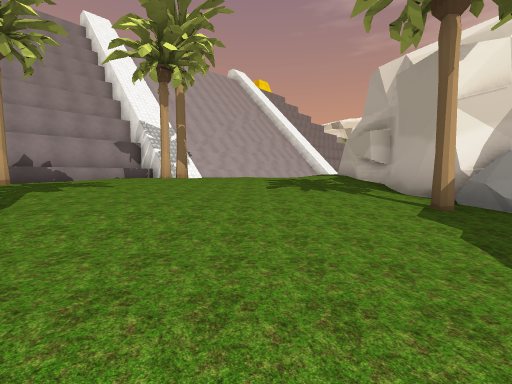
View 1 (above)

22 first-person views from a walk through a 3-D level made in the Unity game engine. The camera is 1.2 m above the floor, tilts 4° down and sees 90° across. The floor is counted in squares, 2 m on a side. Each view is taken from the middle of a square. On the plan, view 1 faces up. The plan holds only what a view shows up to about 9 squares ahead; the rest is blank. The place goes on beyond the plan. The player is left out. Some surface patterns are stand-ins.

View 2
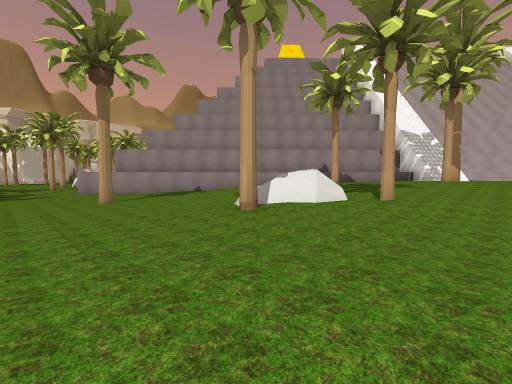

View 3
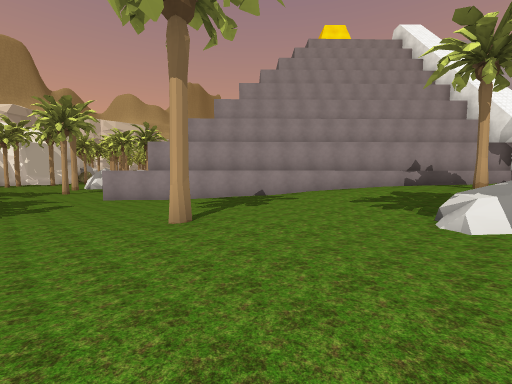

View 4
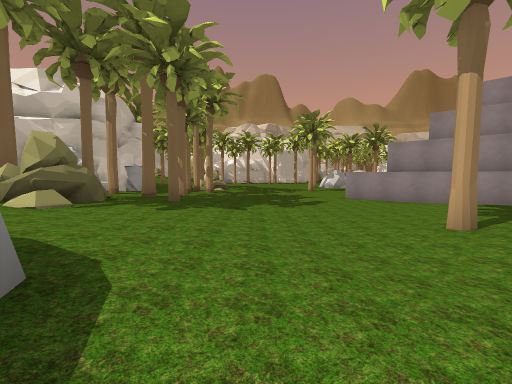

View 5
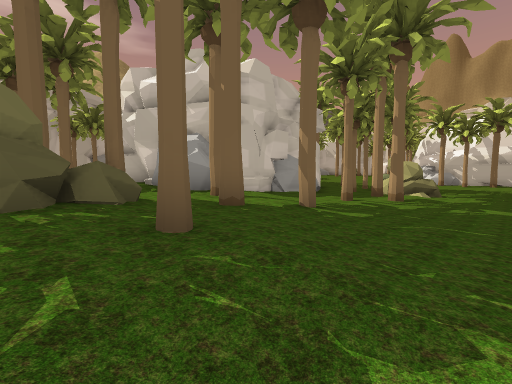

View 6
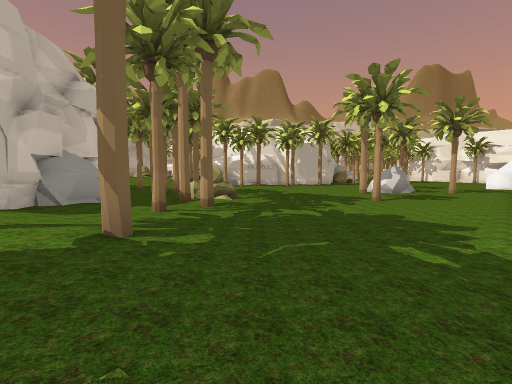

View 7
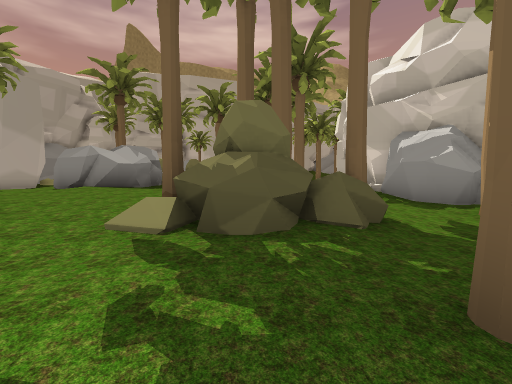

View 8
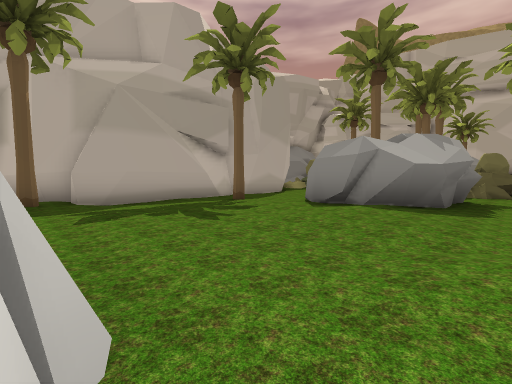

View 9
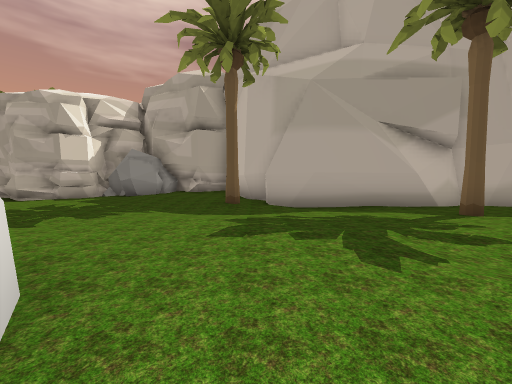

View 10
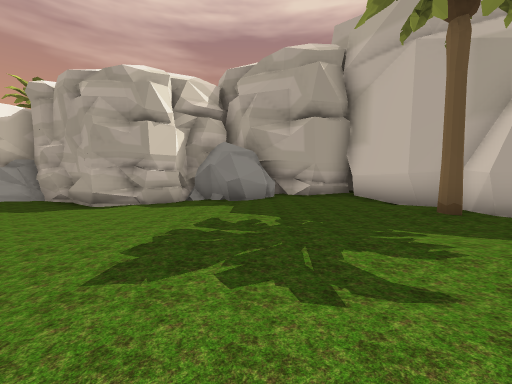

View 11
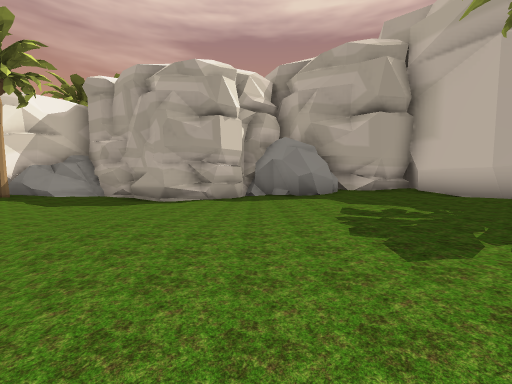

View 12
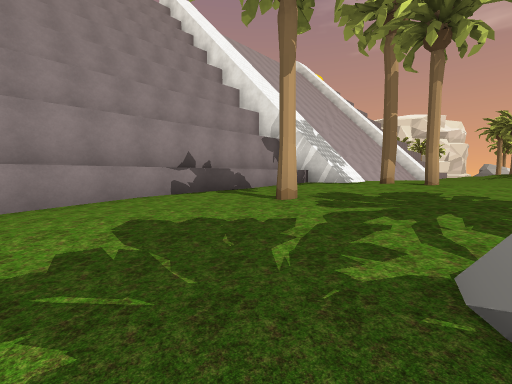

View 13
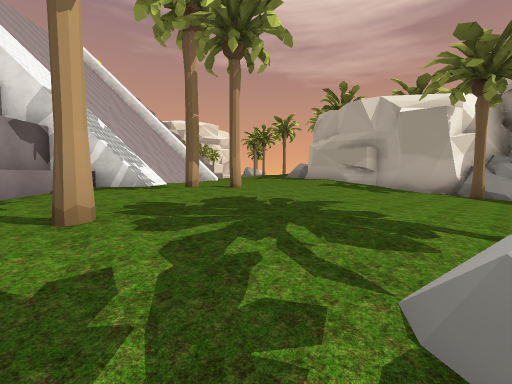

View 14
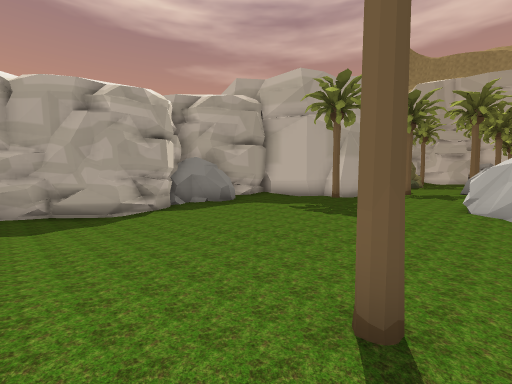

View 15
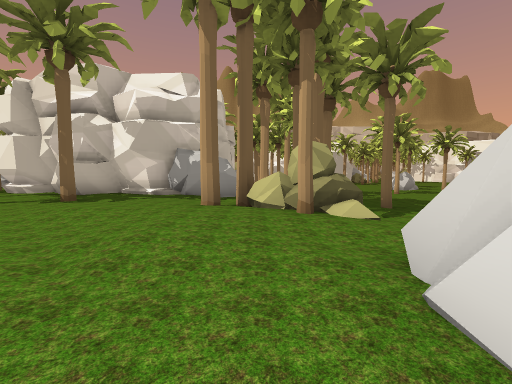

View 16
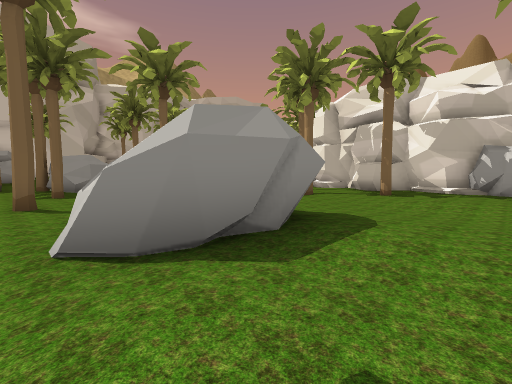

View 17
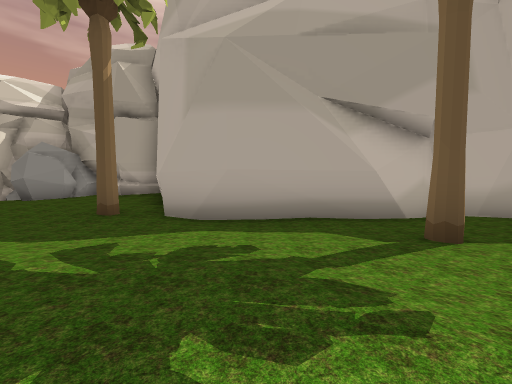

View 18
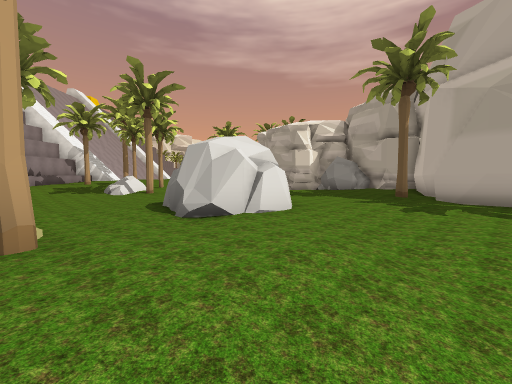

View 19
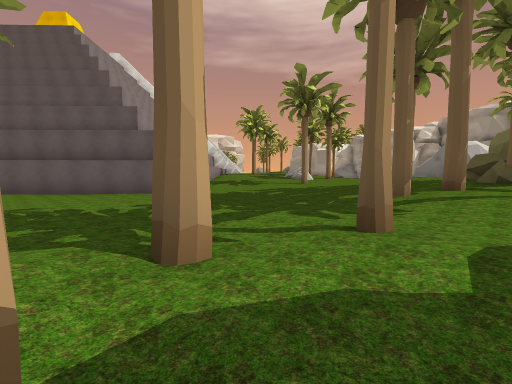

View 20
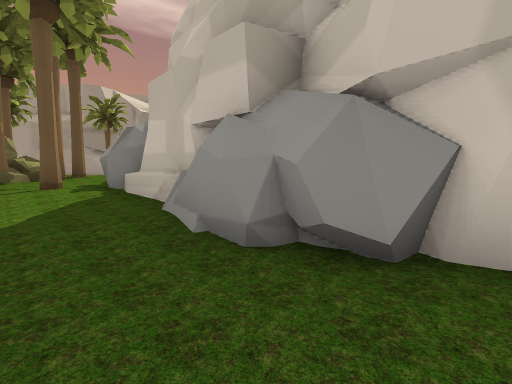

View 21
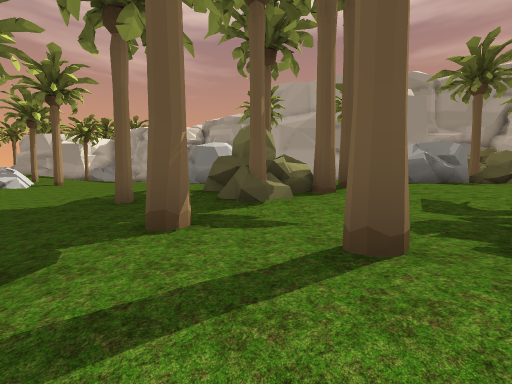

View 22
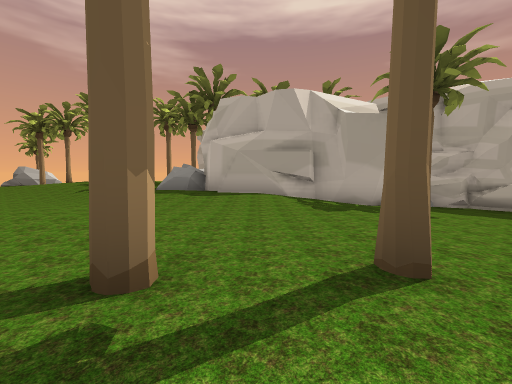

### Floor plan
Key: @ floor where view 1 was taken; # wall or solid block; . main floor; : floor 0.25 m higher than the main floor; - floor 0.25 m lower than the main floor; + floor 0.5 m higher than the main floor; _ floor 0.5 m lower than the main floor; * floor 0.75 m higher than the main floor; < floor 0.75 m lower than the main floor; % floor 1 m higher than the main floor; / step, stairs or slope; = window, fence, low wall or low ledge; ^ raised ledge; T palm tree; O other object.
Columns run from 20 left of view 1 to 5 right of it. Each row starts with its distance up from view 1.
 10              #^^#*+*+*/%#
  9             #^^+*T+****##
  8            #^^++****+**#
  7           #^^++++*T***/#
  6           #^::T+++++++/#
  5          ##.::/++++/::/##
  4  ##     ##//:////+:/://T##
  3 <<##   ##--//..//T://////#
  2 <<<## ##_--/-..////////--#
  1 <<<<###____----=....---_##
  0 <<<<<#_____-----T..-@--_#
 -1 T<<<<______T-----.../---#
 -2 <<<<<______-----.....---##
 -3  _<<_____-----........---#
 -4 <_<<____-/////.......//.##
 -5 <<<<<__-///.:/^^::.::...##
 -6 O/T<__//.T.:.:##::...::..#
 -7 OT_T_/TT./O/:###:::/....##
 -8 _<<__/../TOT:/##::/.T:/.##
 -9 _<////T./:T+++::++/...###
-10 #######./:T++/::+:///##
-11       #//:++::+/::/.-#
-12       #::::/::+///...#
-13       #::::/::###..T.#
-14       #::T:..:###:...#
-15       ##::::::###:...#

Where each view was taken, in squares from view 1:
view 1: 0 up, 0 right, facing up
view 2: 3 down, 1 left, facing up-left
view 3: 3 down, 5 left, facing up-left
view 4: 4 down, 5 left, facing left
view 5: 4 down, 10 left, facing down-left
view 6: 5 down, 11 left, facing left
view 7: 5 down, 10 left, facing down
view 8: 8 down, 7 left, facing down-right
view 9: 9 down, 6 left, facing right
view 10: 5 down, 4 left, facing right
view 11: 3 down, 4 left, facing right
view 12: 2 up, 6 left, facing up
view 13: 3 up, 6 left, facing up-right
view 14: 2 up, 5 left, facing down-right
view 15: 9 down, 5 left, facing left
view 16: 11 down, 3 left, facing down-left
view 17: 11 down, 4 left, facing right
view 18: 11 down, 9 left, facing up-right
view 19: 8 down, 19 left, facing up-right
view 20: 8 down, 20 left, facing down-right
view 21: 8 down, 15 left, facing right
view 22: 8 up, 4 left, facing right
